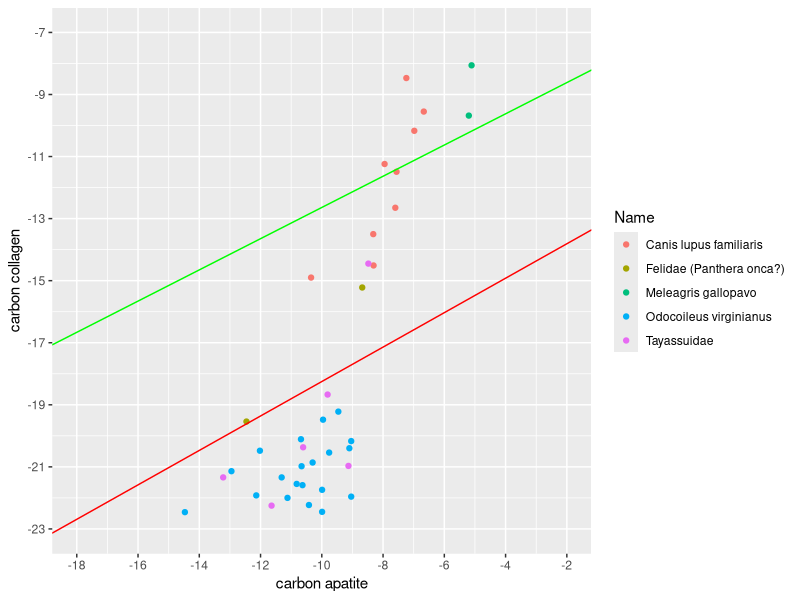

Generate this figure with R:
## ---- chunk 1
d<-read.csv("Maya_iso.csv", stringsAsFactors = T)
## ---- chunk 2
str(d)
## ---- chunk 3
library(ggplot2)
library(dplyr)
g<-ggplot(filter(d, Name=="Canis lupus familiaris"| Name=="Meleagris gallopavo"| Name=="Odocoileus virginianus"| Name=="Tayassuidae"| Name=="Felidae (Panthera onca?)"), aes(x=ap, y=col, color=Name))
## ---- chunk 4
g<-g+geom_point()



g<-g+scale_x_continuous(name="carbon apatite", breaks=seq(-18, -2, 2), limits= c(-18, -2)) +scale_y_continuous(name="carbon collagen", breaks=seq(-23, -7, 2), limits= c(-23, -7))
g+geom_abline(intercept = -12.7, slope= 0.555, color="red") +geom_abline(intercept = -7.61, slope= 0.503,color="green")
